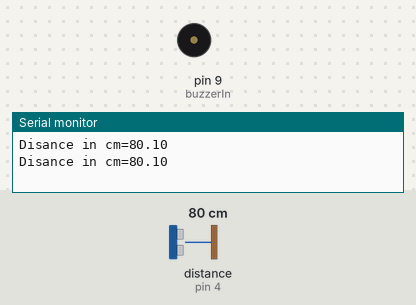
Bench run of a sketch on a simulated Arduino Uno, built with avr-gcc and run on an emulated ATmega328P. On the bench: buzzer (waves = sounding, pin HIGH), the last lines printed to the serial monitor. Wiring (inferred from the names in the program): ultrasonic range finder: trigger pin 2; echo pin 4. The inputs (shaded band) are chosen by the test bench; at power-on: distance to the obstacle (sensor on pin 4) 80 cm. The echo pulse lasts 58.3 µs per cm; pins used as bus, display or sensor lines are not drawn.

Above: at 1.8 s.
1.9 s: distance to the obstacle (sensor on pin 4) set to 12 cm
3.4 s: distance to the obstacle (sensor on pin 4) set to 9 cm
At 5.1 s:
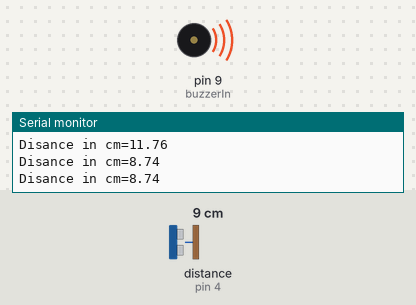
5.5 s: distance to the obstacle (sensor on pin 4) set to 18 cm
At 6.7 s:
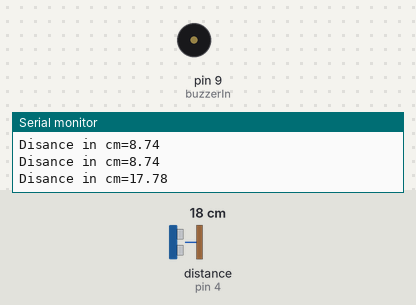
7.5 s: distance to the obstacle (sensor on pin 4) set to 2 cm
At 8.4 s:
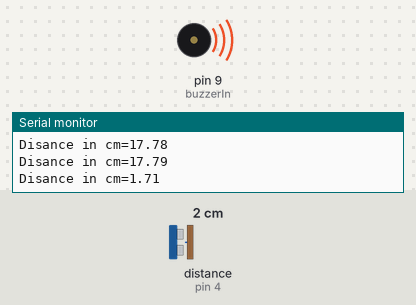
Timing chart, 0 to 10.5 s (numbered marks = the images above; inputs shaded):
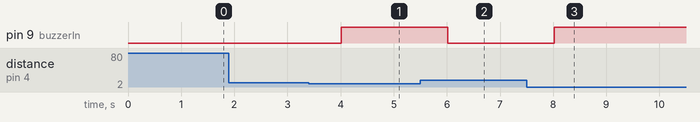

Measured:
- the behaviour switches between 11 and 10 cm on distance to the obstacle (sensor on pin 4) (found by bisection; images 0 and 1)
- after the input at 3.4 s, pin 9 (buzzerIn): LOW → HIGH after 0.62 s
- after the input at 5.5 s, pin 9 (buzzerIn): HIGH → LOW after 0.52 s
- after the input at 7.5 s, pin 9 (buzzerIn): LOW → HIGH after 0.52 s

The sketch:

Reverse_Parking_Sensor.ino
```cpp
int trigPin=2;
int echoPin=4;
int buzzerIn=9;

void setup(){
  pinMode(echoPin,INPUT);
  pinMode(trigPin,OUTPUT);
  pinMode(buzzerIn,OUTPUT);
  Serial.begin(9600);
}
void loop(){
  digitalWrite(trigPin,LOW);
  delayMicroseconds(2);
  digitalWrite(trigPin,HIGH);
  delayMicroseconds(10);
  digitalWrite(trigPin,LOW);
  float duration=pulseIn(echoPin,HIGH);
  float cm=duration/29/2;
  Serial.print("Disance in cm=");
  Serial.println(cm);
  if(cm>10){
    digitalWrite(buzzerIn,LOW);
  }else{
    digitalWrite(buzzerIn,HIGH);
  }
  delay(1000);
}
```
